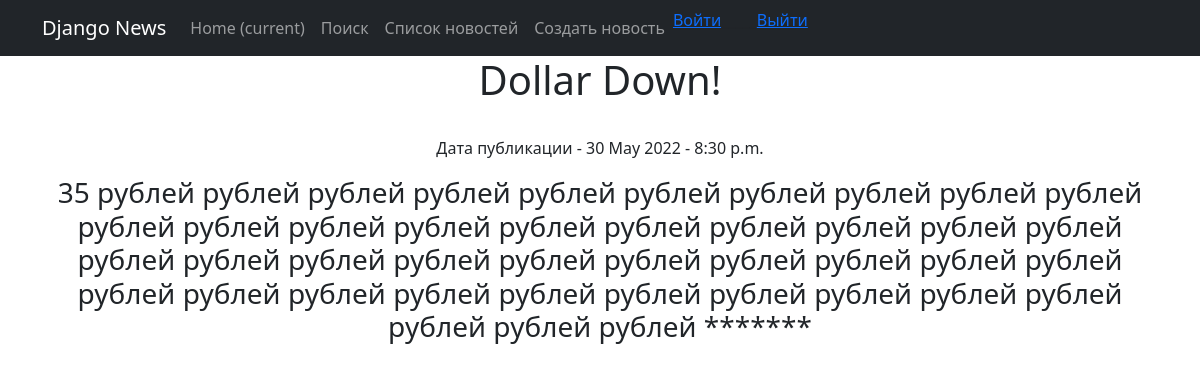
Screenshot of /news/3 with the database file from the repository.
### news/models.py (models this page shows, shortened)
class Post(models.Model):
    post = 'PO'
    news = 'NW'
    POSITIONS=[
    (post,'post'),
    (news,'news'),]
    post_author = models.ForeignKey(Author, on_delete = models.CASCADE)
    post_type = models.CharField(max_length=2, choices= POSITIONS)
    post_date_created = models.DateField(auto_now_add = True)
    post_detailed_time_created = models.TimeField(auto_now_add = True)
    category = models.ManyToManyField(Category, through = 'PostCategory')
    head_of_post = models.CharField(max_length = 255)
    article_text = models.TextField()
    post_raiting = models.IntegerField(default = 1)
    def __str__(self):
        return f'{self.head_of_post.title()}'

### news/views.py (the view)
# urls.py: path('<int:pk>', NewsDetail.as_view(), name='newsDetail'),
class NewsDetail(DetailView):
    model = Post
    template_name = 'newsDetail.html'
    context_object_name = 'newsDetail'
    queryset = Post.objects.filter(post_type='NW')

### news/templatetags/custom_filters.py (called while the page is built)
@register.filter(name='Censor')
def Censor(value):
    w=value.split()
    for i in range(len(w)):
        if w[i] in badWords:
            w[i] ='*******'
    string = ' '.join([str(item) for item in w])
    return string

### templates/newsDetail.html (shortened to what this page needs)
{% extends 'flatpages/default.html' %}
{% load custom_filters %}
{% block content %}
<h1>{{ newsDetail }}</h1>
<br>
<p>Дата публикации - {{ newsDetail.post_date_created|date:"d M Y"}} - {{ newsDetail.post_detailed_time_created}}</p>
<h3>{{ newsDetail.article_text|Censor}}</h3>
{% endblock content %}

### rows the page displays
Post: head_of_post "Dollar Down!", post_date_created "30 May 2022", post_detailed_time_created "8:30 p.m.", article_text|Censor "35 рублей рублей рублей рублей рублей рублей рублей рублей рублей рублей рублей рублей рублей рублей рублей рублей рублей рублей рублей рублей рублей рублей рублей рублей рублей рублей рублей рублей рублей рублей рублей рублей рублей рублей рублей рублей рублей рублей рублей рублей рублей рублей рублей *******"
